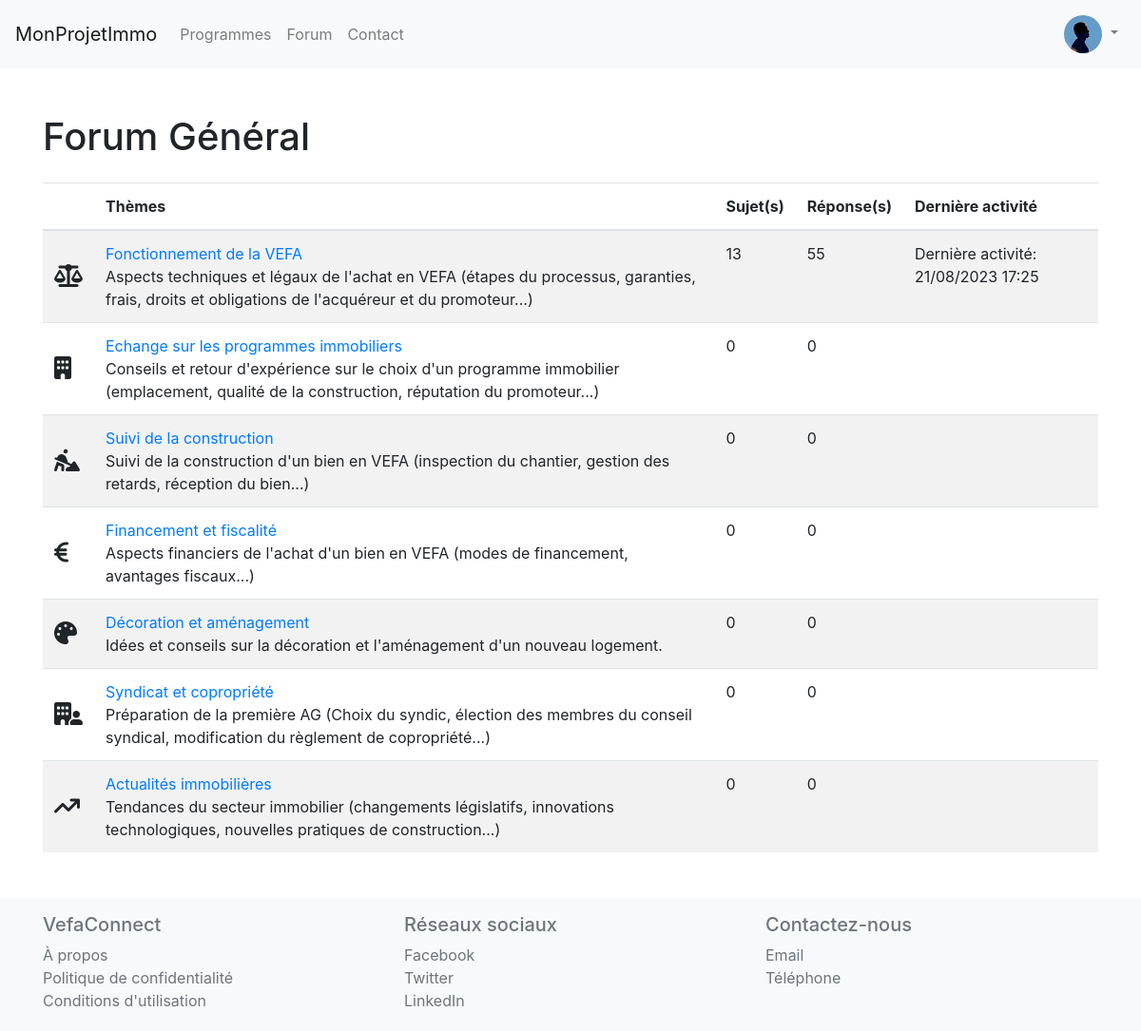
/general_forum/ (signed in), run on the app's committed database.
### forum/models.py (models this page shows, shortened)
class UserProfile(models.Model):
    GENDER_CHOICES = (
        ('M', 'Male'),
        ('F', 'Female'),
        ('O', 'Other'),
)
    user = models.OneToOneField(User, on_delete=models.CASCADE)
    bio = models.TextField(blank=True)
    followed_programs = models.ManyToManyField('website.RealEstateProgram', through='website.FollowedProgram', related_name='followers')
    joined_date = models.DateTimeField(auto_now_add=True)
    photo = models.ImageField(upload_to='user_photos/', blank=True, null=True)
    first_name = models.CharField(max_length=30, blank=True, null=True)
    last_name = models.CharField(max_length=30, blank=True, null=True)
    gender = models.CharField(max_length=1, null=False, blank=False, choices=GENDER_CHOICES)

class Forum(models.Model):
    name = models.CharField(max_length=200)
    description = models.TextField(blank=True)
    slug = models.SlugField(unique=True, blank=True)

class ForumTheme(models.Model):
    title = models.CharField(max_length=200)
    description = models.TextField(blank=True)
    forum = models.ForeignKey(Forum, on_delete=models.CASCADE, related_name='themes')
    order = models.IntegerField(default=0)
    icon_class = models.CharField(max_length=100, null=True, blank=True)
    slug = models.SlugField(unique=True, blank=True)
    def get_last_activity_date(self):
        last_post_date = self.posts.aggregate(Max('date_posted'))['date_posted__max']
        last_reply_date = Reply.objects.filter(post__theme=self).aggregate(Max('date_posted'))['date_posted__max']
        if last_post_date and last_reply_date:
            return max(last_post_date, last_reply_date)
        elif last_post_date:
            return last_post_date
        else:
            return last_reply_date
    def post_count(self):
        return self.posts.count()
    def reply_count(self):
        return Reply.objects.filter(post__in=self.posts.all()).count()

### forum/views.py (the view)
# urls.py: path('general_forum/', general_forum_view, name='general_forum'),
def general_forum_view(request):
    forum = get_object_or_404(Forum, name="Forum Général")
    themes = forum.themes.all().order_by('order')
    return render(request, 'general_forum.html', {'forum': forum, 'themes': themes})

### forum/templates/general_forum.html (shortened to what this page needs)
{% extends 'base.html' %}
{% load static %}
{% block content %}
<head>
    <link rel="stylesheet" href="{% static 'forum/css/style.css' %}">
    <link href="{% static 'fontawesomefree/css/fontawesome.css' %}" rel="stylesheet" type="text/css">
    <link href="{% static 'fontawesomefree/css/brands.css' %}" rel="stylesheet" type="text/css">
    <link href="{% static 'fontawesomefree/css/solid.css' %}" rel="stylesheet" type="text/css">
</head>
<div class="container my-5">
    <h1>{{ forum.name }}</h1>
    <table class="table table-striped mt-4">
        <thead>
            <tr>
                <th scope="col"></th>
                <th scope="col">Thèmes</th>
                <th scope="col">Sujet(s)</th>
                <th scope="col">Réponse(s)</th>
                <th scope="col">Dernière activité</th>
            </tr>
        </thead>
        <tbody>
            {% for theme in themes %}
                <tr>
                    <td class="align-middle">
                        {% if theme.icon_class %}
                            <i class="{{ theme.icon_class }} icon-full-height"></i>
                        {% endif %}
                    </td>
                    <td>
                        <div><a href="{% url 'forum_theme_detail' topic_slug=theme.slug %}">{{ theme.title }}</a></div>
                        <div>{{ theme.description }}</div>
                    </td>
                    <td>
                        {{ theme.post_count|default:"0" }}
                    </td>
                    <td>
                        {{ theme.reply_count|default:"0" }}
                    </td>
                    <td>
                        {% if theme.get_last_activity_date %}
                            Dernière activité: {{ theme.get_last_activity_date|date:"d/m/Y H:i" }}
                        {% endif %}
                    </td>
                </tr>
            {% endfor %}
        </tbody>
    </table>
</div>
{% endblock %}

### templates/navbar.html (shortened to what this page needs)
<nav class="navbar navbar-expand-lg navbar-light bg-light">
    <a class="navbar-brand" href="{% url 'home' %}">MonProjetImmo</a>
    <div class="collapse navbar-collapse" id="navbarNav">
        <ul class="navbar-nav">
            <li class="nav-item">
                <a class="nav-link" href="{% url 'program_search' %}">Programmes</a>
            </li>
            <li class="nav-item">
                <a class="nav-link" href="{% url 'general_forum' %}">Forum</a>
            </li>
            <li class="nav-item">
                <a class="nav-link" href="{% url 'contact' %}">Contact</a>
            </li>
        </ul>
        <ul class="navbar-nav ml-auto">
            {% if user.is_authenticated %}
            <li class="nav-item dropdown">
                <a class="nav-link dropdown-toggle" href="#" id="navbarDropdown" role="button" data-toggle="dropdown" aria-haspopup="true" aria-expanded="false">
                    <img src="{{ user.userprofile.photo.url  }}" class="rounded-circle" style="width:40px; height:40px; object-fit:cover;" alt="Avatar">
                </a>
            </li>
            {% endif %}
        </ul>
    </div>
</nav>

### website/static/website/css/style.css (style rules this page uses)
html, body { height: 100%; display: flex; flex-direction: column; }
body { flex-grow: 1; margin-bottom: 0; }

### forum/templates/general_forum.html (style rules this page uses)
.icon-full-height { height: 100%; font-size: 1.5em; }

### data on the page
Forum: name "Forum Général"
ForumTheme: title "Fonctionnement de la VEFA", description "Aspects techniques et légaux de l'achat en VEFA (étapes du processus, garanties, frais, droits et obligations de l'acquéreur et du promoteur...)", post_count "13", reply_count "55", get_last_activity_date "21/08/2023 17:25"
ForumTheme: title "Echange sur les programmes immobiliers", description "Conseils et retour d'expérience sur le choix d'un programme immobilier (emplacement, qualité de la construction, réputation du promoteur...)", post_count "0", reply_count "0"
ForumTheme: title "Suivi de la construction", description "Suivi de la construction d'un bien en VEFA (inspection du chantier, gestion des retards, réception du bien...)", post_count "0", reply_count "0"
ForumTheme: title "Financement et fiscalité", description "Aspects financiers de l'achat d'un bien en VEFA (modes de financement, avantages fiscaux...)", post_count "0", reply_count "0"
ForumTheme: title "Décoration et aménagement", description "Idées et conseils sur la décoration et l'aménagement d'un nouveau logement.", post_count "0", reply_count "0"
ForumTheme: title "Syndicat et copropriété", description "Préparation de la première AG (Choix du syndic, élection des membres du conseil syndical, modification du règlement de copropriété...)", post_count "0", reply_count "0"
ForumTheme: title "Actualités immobilières", description "Tendances du secteur immobilier (changements législatifs, innovations technologiques, nouvelles pratiques de construction...)", post_count "0", reply_count "0"
